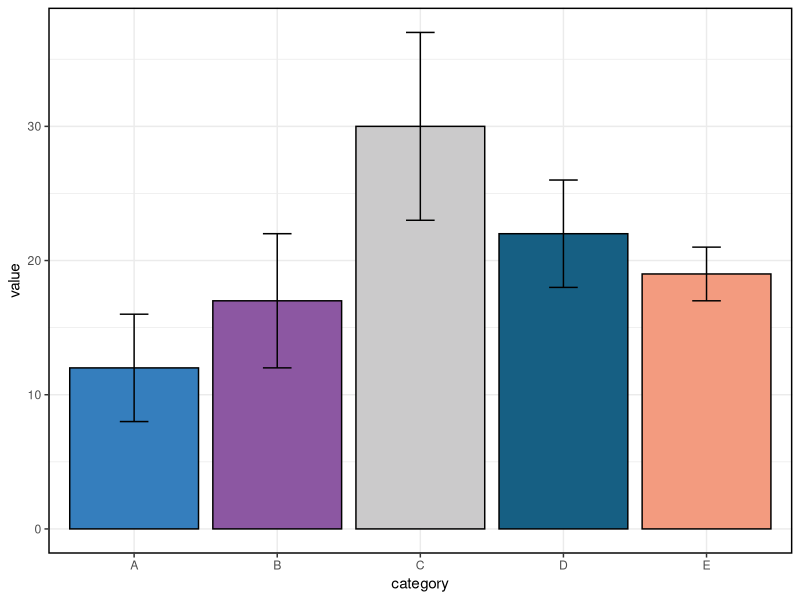

Write R code to recreate this figure. (Note: this script raises an error after producing the figure.)
library(ggplot2)

df <- data.frame(category=c('A', 'B', 'C', 'D', 'E'),
                 value=c(12, 17, 30, 22, 19),
                 sd=c(4, 5, 7, 4, 2))

fill_color=c("#357ebd","#8c57a2","#cbcacb","#165f83","#f39b7f")

p <- ggplot(data=df, 
            aes(x=category,y=value)) + theme_bw()  +
            geom_bar(stat="identity",
            color="black", 
            fill=fill_color,
            size=0.5) + geom_errorbar(aes(x=category, ymin=value-sd, ymax=value+sd), width=0.2,size=0.5) + 
            theme(panel.border = element_rect(fill=NA,color="black", size=1, linetype="solid")) 
p

p2<-ggbarplot(ToothGrowth, x="dose", y="len", add = "mean_se", color = "black", fill="supp",
    palette = "jco", position = position_dodge(0.8))+
    stat_compare_means(aes(group=supp), label = "p.signif", label.y = 29)
p2
